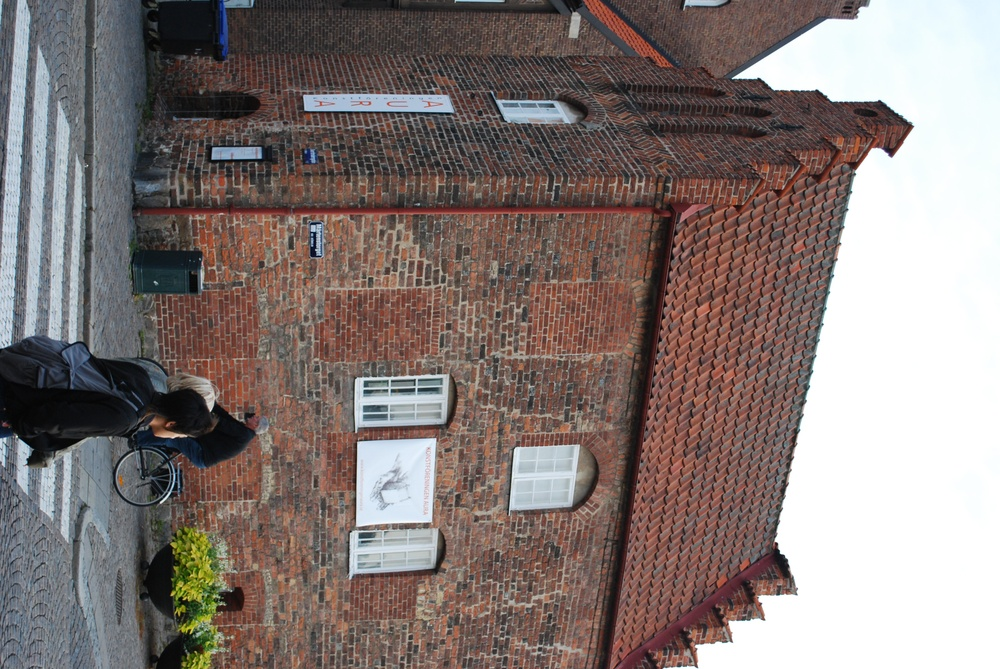
%> input picture Multiple View Geometry/Assignment 4/Solution/code/house1.jpg, 1000 x 669 px, shrunk from 3872 x 2592 before the run
$ octave ex01.m   (GNU Octave 9; MATLAB toolbox functions it lacks are replaced by stand-ins)
%> lines starting %> are read from the running program, lines starting %| are printed output that depends on the picture
### Multiple View Geometry/Assignment 4/Solution/code/closest_plane.m
function [plane] = closest_plane(X)
 % (as in 2.b) substitute to the least squares problem without d
 Xbar = mean(X, 2);
 Xtilde = X - Xbar;
 xbar = Xbar(1);
 ybar = Xbar(2);
 zbar = Xbar(3);
 % (as in 2.b) construct the matrix whos eigenvector is a solution to the
 % least square problem
 M = Xtilde(1:3,:)*Xtilde(1:3 ,:)';
 % (as in 2.b) the solution to the least squares problem is the eigenvector
 % corresponding to the smallest eigenvalue
 [V, D] = eig(M);
 sol = V(:, 1);
 % extract a,b,c from the solution
 a = sol(1);
 b = sol(2);
 c = sol(3);
 % (as in 2.a) compute d from the original least squares problem
 d = -(a*xbar + b*ybar + c*zbar);

 plane = [a;b;c;d];
 plane = plane ./ norm(plane(1:3));

end

### Multiple View Geometry/Assignment 4/Solution/code/pflat.m
function homogeneousX = pflat(X)
%PFLAT divides the homogeneous coordinates with their last entry
% for points of any dimensionality
homogeneousX = X ./ X(end,:);
end

### Multiple View Geometry/Assignment 4/Solution/code/ex01.m
% Multiple View Geometry 2021 semester B
%
% Student: Itai Antebi, 204817498

%%%%%%%%%%%%%%%%%%%%%%%%%%%%%%%%%%%%%%%%%%%%%%%%%%%%%%%%%%%%%%%%%%%%%%%%%%%
% Solution for exercise #4
%%%%%%%%%%%%%%%%%%%%%%%%%%%%%%%%%%%%%%%%%%%%%%%%%%%%%%%%%%%%%%%%%%%%%%%%%%%

%% question 1

% load the data
load('compEx1data.mat');

%% a
% Solve the total least squares problem with all the points and find the plane which contains the wall
homogeneous_X = pflat(X);
plane = closest_plane(homogeneous_X);
% Compute the RMS distance between the 3D-points and the plane
RMS_of_plane = sqrt(mean((plane' * homogeneous_X) .^ 2));
fprintf('RMS distance between all 3D points and least squares plane = %f\n\n', RMS_of_plane);

%% b
% Use RANSAC to robustly fit a plane to the 3D points X
num_of_points = size(X, 2);
N = 6;
thresh = 0.1;

max_inliers = 0;
best_ransac_inliers = [];
best_ransac_plane = [];
for i = 1:N
    % choose 3 random points
    randind = randi([1, num_of_points],1,3);
    % compute the plane according to these points
    plane = null(homogeneous_X(:, randind)');
    plane = plane ./ norm(plane(1:3));
    % count the number of points that agree with this plane
    inliers = abs(plane' * homogeneous_X) <= thresh;
    num_inliers = sum(inliers);
    if (num_inliers > max_inliers)
        max_inliers = num_inliers;
        best_ransac_inliers = inliers;
        best_ransac_plane = plane;
    end
end

% How many inliers do you get?
fprintf('Number of inliers at RANSAC model = %d\n', max_inliers);
% Compute the RMS distance between the plane obtained with RANSAC to the 3D points
RMS_of_RANSAC_plane = sqrt(mean((best_ransac_plane' * homogeneous_X(:, best_ransac_inliers)) .^ 2));
fprintf('RMS distance between inlier points and RANSAC plane = %f\n\n', RMS_of_RANSAC_plane);
% Plot the absolute distances between the plane and the points in a histogram with 100 bins.
ransac_dists = abs(best_ransac_plane' * X);
figure;
hist(ransac_dists ,100);
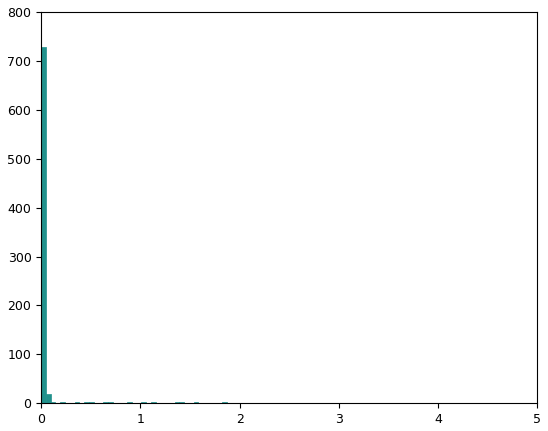
%> figure redrawn from the program's plot data; tallest bar 729 high, from x = 2.91e-16 to 0.048

%% c
% Solve the total least squares problem with only the inliers.
inliers_plane  = closest_plane(homogeneous_X(:, best_ransac_inliers));
% Compute the RMS distance between the 3D-points and the plane
RMS_of_inliers_plane = sqrt(mean((inliers_plane' * homogeneous_X(:, best_ransac_inliers)) .^ 2));
fprintf('RMS distance between inlier points and least squares inliers plane = %f\n\n', RMS_of_inliers_plane);
% Plot the absolute distances between the plane and the points in a histogram with 100 bins.
inliers_dists = abs(inliers_plane' * X);
figure;
hist(inliers_dists ,100);
%> figure, not shown here; tallest bar 734 high, from x = 1.69e-06 to 0.0484

% Plot the projection of the inliers into the images. Where are they located?
homogeneous_inlier = homogeneous_X(:, best_ransac_inliers);
x1_inlier = pflat(P{1} * homogeneous_inlier);
x2_inlier = pflat(P{2} * homogeneous_inlier);
im1 = imread("./house1.jpg");
%> im1 is the input picture: size 669x1000x3 uint8; mean R, G, B 133.2, 121.6, 118.5
im2 = imread("./house2.jpg");
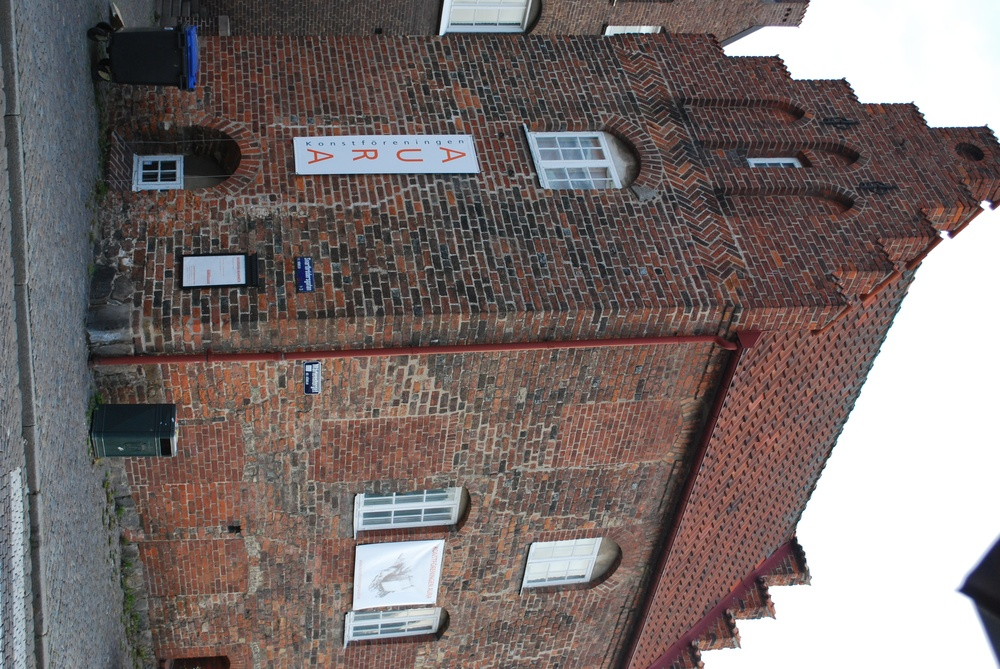
%> input picture Multiple View Geometry/Assignment 4/Solution/code/house2.jpg, 1000 x 669 px, shrunk from 3872 x 2592 before the run
%> im2 is the input picture: size 669x1000x3 uint8; mean R, G, B 121.1, 111, 109.5

figure;
hold on;
imagesc(im1);
plot(x1_inlier(1 , :) ,x1_inlier(2, :) , 'r.', "MarkerSize", 20);
axis equal;
axis ij;
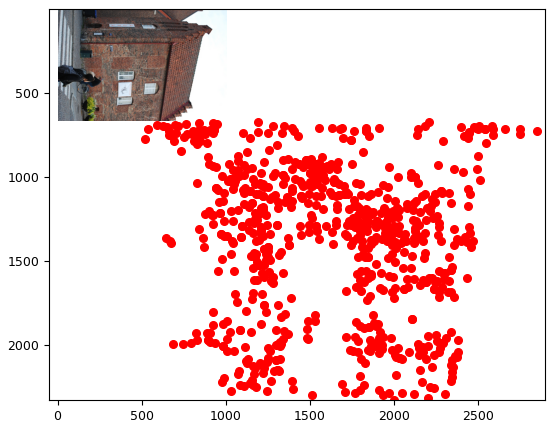
%> figure redrawn from the program's plot data

figure;
hold on;
imagesc(im2);
plot(x2_inlier(1 , :) ,x2_inlier(2, :) , 'r.', "MarkerSize", 20);
axis equal;
axis ij;
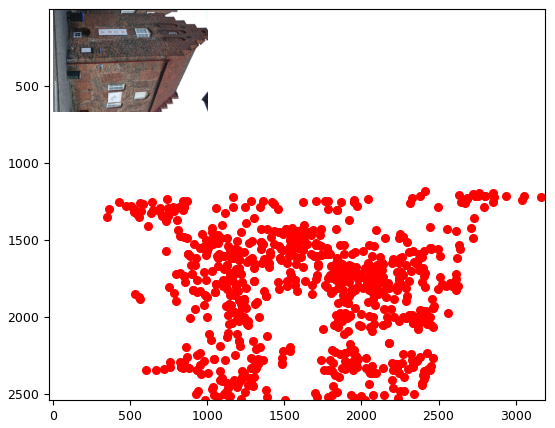
%> figure redrawn from the program's plot data

%% d
% compute a homography from camera 1 to camera 2
P2_normalized = inv(K) * P{2};
R = P2_normalized(:, 1:3);
t = P2_normalized(:, 4);
pi = pflat(inliers_plane);
H = R - t * pi(1:3)';

% Plot the points x in image 1
figure;
hold on;
imagesc(im1);
plot(x(1 , :) ,x(2, :) , 'r.', "MarkerSize", 20);
axis equal;
axis ij;
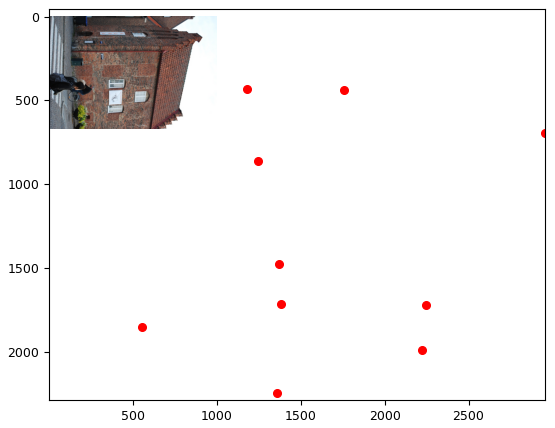
%> figure redrawn from the program's plot data
% Transform the points using the homography
x_normalized = pflat(inv(K) * x);
x_homographied_normalized = pflat(H * x_normalized);
x_homographied = K * x_homographied_normalized;
% Plot the points x in image 2
figure;
colormap gray;
hold on;
imagesc(im2);
plot(x_homographied(1 , :) , x_homographied(2, :) , 'r.', "MarkerSize", 20);
axis equal;
axis ij;
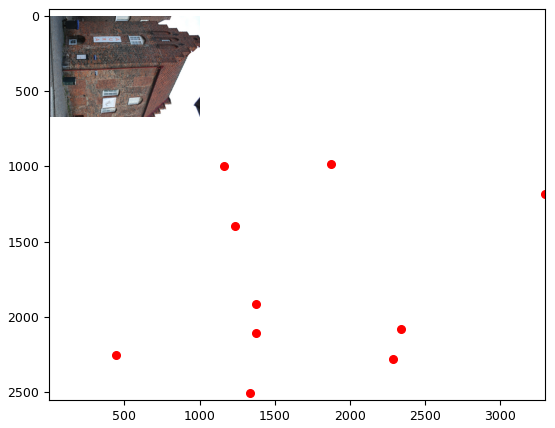
%> figure redrawn from the program's plot data
